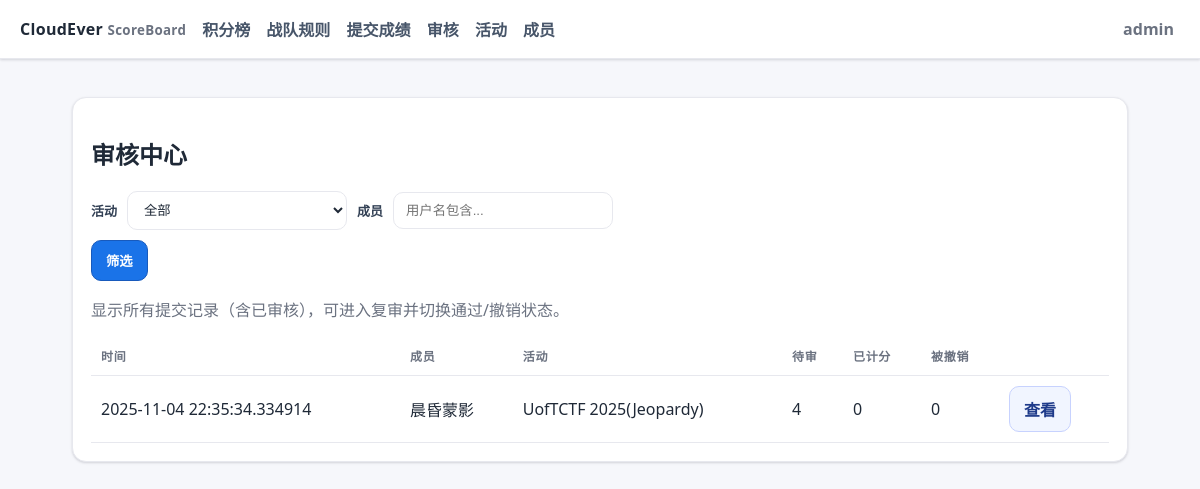
Page /admin/review (signed in) on the committed database.
### ceboard/models.py (models this page shows)
class User(Base):
    __tablename__ = "users"
    id = Column(Integer, primary_key=True)
    username = Column(String, unique=True, nullable=False)
    password_hash = Column(String, nullable=False)
    role = Column(String, default="member")  # 'admin' or 'member'
    team_type = Column(String, default="sub")  # 'main' or 'sub'
    is_active = Column(Boolean, default=True)
    avatar_filename = Column(String, nullable=True)
    submissions = relationship("Submission", back_populates="user")

class SubmissionItem(Base):
    __tablename__ = "submission_items"
    id = Column(Integer, primary_key=True)
    submission_id = Column(Integer, ForeignKey("submissions.id"), nullable=False)
    challenge_id = Column(Integer, ForeignKey("challenges.id"), nullable=False)
    approved = Column(Boolean, default=False)
    revoked = Column(Boolean, default=False)
    created_at = Column(DateTime(timezone=True), default=lambda: datetime.now(TZ))
    submission = relationship("Submission", back_populates="items")
    challenge = relationship("Challenge")

class Submission(Base):
    __tablename__ = "submissions"
    id = Column(Integer, primary_key=True)
    user_id = Column(Integer, ForeignKey("users.id"), nullable=False)
    event_id = Column(Integer, ForeignKey("events.id"), nullable=False)
    created_at = Column(DateTime(timezone=True), default=lambda: datetime.now(TZ))
    wp_url = Column(String, nullable=True)
    wp_md = Column(Text, nullable=True)
    user = relationship("User", back_populates="submissions")
    event = relationship("Event", back_populates="submissions")
    items = relationship("SubmissionItem", back_populates="submission", cascade="all,delete-orphan")

class Event(Base):
    __tablename__ = "events"
    id = Column(Integer, primary_key=True)
    name = Column(String, nullable=False)
    start_time = Column(DateTime(timezone=True))
    end_time = Column(DateTime(timezone=True))
    weight = Column(Float, default=1.0)
    is_reproduction = Column(Boolean, default=False)
    is_active = Column(Boolean, default=True)
    challenges = relationship("Challenge", back_populates="event", cascade="all,delete")
    submissions = relationship("Submission", back_populates="event")

### ceboard/routers/admin.py (the view)
@router.get("/admin/review", response_class=HTMLResponse)
def admin_review_list(request: Request, db = Depends(get_db), current_user = Depends(get_current_user)):
    require_admin(current_user)
    event_id = request.query_params.get("event_id")
    q = (request.query_params.get("q") or "").strip()
    sub_q = db.query(Submission)
    if event_id and event_id.isdigit():
        sub_q = sub_q.filter(Submission.event_id == int(event_id))
    subs = sub_q.all()
    rows = []
    for s in subs:
        if q and s.user and (q.lower() not in s.user.username.lower()):
            continue
        pending = sum(1 for it in s.items if not it.approved)
        ok = sum(1 for it in s.items if it.approved and not it.revoked)
        rev = sum(1 for it in s.items if it.revoked)
        rows.append({
            "sub_id": s.id,
            "created_at": s.created_at,
            "username": s.user.username if s.user else f"uid:{s.user_id}",
            "event_name": s.event.name if s.event else "—",
            "pending": pending,
            "ok": ok,
            "rev": rev,
        })
    rows.sort(key=lambda r: r["created_at"], reverse=True)
    events = db.query(Event).order_by(Event.id.desc()).all()
    eid = int(event_id) if event_id and event_id.isdigit() else None
    return render_template("admin_review.html", title="审核中心", current_user=current_user, rows=rows, events=events, event_id=eid, q=q)

### templates/admin_review.html (shortened to what this page needs)
{% extends 'base.html' %}
{% block content %}
<div class="card">
  <h2>审核中心</h2>
  <div class="row">
    <form class="row" method="get" action="/admin/review">
      <label>活动</label>
      <select name="event_id" style="max-width:220px">
        <option value="">全部</option>
      </select>
      <label>成员</label>
      <input name="q" placeholder="用户名包含..." value="{{ q or '' }}" style="max-width:220px" />
      <button class="btn" type="submit">筛选</button>
    </form>
  </div>
  <p class="muted">显示所有提交记录（含已审核），可进入复审并切换通过/撤销状态。</p>
  <table>
    <thead><tr><th>时间</th><th>成员</th><th>活动</th><th>待审</th><th>已计分</th><th>被撤销</th><th></th></tr></thead>
    <tbody>
    {% for r in rows %}
      <tr>
        <td>{{ r.created_at }}</td>
        <td>{{ r.username }}</td>
        <td>{{ r.event_name }}</td>
        <td>{{ r.pending }}</td>
        <td>{{ r.ok }}</td>
        <td>{{ r.rev }}</td>
        <td><a class="btn secondary" href="/admin/review/{{ r.sub_id }}">查看</a></td>
      </tr>
    {% else %}
      <tr><td colspan="7" class="muted">暂无提交</td></tr>
    {% endfor %}
    </tbody>
  </table>
</div>
{% endblock %}

### templates/base.html (shortened to what this page needs)
<!doctype html>
<html lang="zh-CN">
<head>
</head>
<body>
  <header>
    <div class="brand">CloudEver <small>ScoreBoard</small></div>
    <div class="nav">
  <a href="/">积分榜</a>
      <a href="/rules">战队规则</a>
      <a href="/submit">提交成绩</a>
      {% if current_user and current_user.role == 'admin' %}
        <a href="/admin/review">审核</a>
        <a href="/admin/events">活动</a>
        <a href="/admin/users">成员</a>
      {% endif %}
    </div>
    <div style="margin-left:auto">
      {% if current_user %}
        <div class="user-menu" id="userMenu">
          <div class="user-trigger" id="userTrigger">
            <span class="muted" style="font-weight:600">{{ current_user.username }}</span>
          </div>
        </div>
      {% else %}
        <a class="btn secondary" href="/auth/login">登录</a>
        <a class="btn" style="margin-left:8px" href="/auth/register">注册</a>
      {% endif %}
    </div>
  </header>
  <div class="wrap">
    {% block content %}{% endblock %}
  </div>
</body>
</html>

### templates/base.html (style rules this page uses)
:root { --bg:#f6f7fb; --surface:#ffffff; --border:#e7e8ee; --text:#1f2937; --muted:#6b7280; --accent:#1a73e8; --accent-2:#185abc; --success:#16a34a; --warn:#e11d48; --shadow:0 1px 2px rgba(16,24,40,.06), 0 1px 3px rgba(16,24,40,.1); }
* { box-sizing:border-box }
html,body { height:100% }
body { font-family: ui-sans-serif, system-ui, -apple-system, Segoe UI, Roboto, 'Noto Sans SC', Arial; margin:0; color:var(--text); background:var(--bg); }
header { position:sticky; top:0; z-index:10; display:flex; align-items:center; gap:16px; padding:12px 20px; background:var(--surface); border-bottom:1px solid var(--border); box-shadow: var(--shadow); }
.brand { font-weight:800; letter-spacing:.3px }
.brand small { color:var(--muted); font-weight:600 }
.nav a { margin-right:12px; color:#475569; text-decoration:none; font-weight:600; padding:8px 0 }
.wrap { max-width:1100px; margin:0 auto; padding:24px 22px }
.card { position:relative; margin:14px 0; padding:18px 18px; background:var(--surface); border:1px solid var(--border); border-radius:14px; box-shadow: var(--shadow); }
.row { display:flex; gap:10px; align-items:center; flex-wrap:wrap }
.muted { color:var(--muted) }
a { color:var(--accent); text-decoration:none }
.btn { display:inline-flex; align-items:center; justify-content:center; gap:8px; background:var(--accent); color:#fff; font-weight:700; border:1px solid var(--accent-2); padding:10px 14px; border-radius:10px; cursor:pointer }
.btn.secondary { background:#f1f5ff; color:#1e3a8a; border:1px solid #c7d2fe }
input,select,textarea { width:100%; padding:10px 12px; border-radius:10px; border:1px solid var(--border); background:#fff; color:var(--text) }
label { font-weight:700; font-size:13px; color:#334155 }
table { width:100%; border-collapse:separate; border-spacing:0; background:#fff }
thead th { font-size:12px; text-transform:uppercase; letter-spacing:.06em; color:#6b7280 }
th,td { padding:10px 10px; border-bottom:1px solid var(--border); text-align:left }
.user-menu { position:relative }
.user-trigger { display:flex; align-items:center; gap:8px; padding:6px; border-radius:999px; cursor:pointer }

### rows in the picture
User: username "admin"
SubmissionItem: created_at "2025-11-04 22:35:34.334914", username "晨昏蒙影", event_name "UofTCTF 2025(Jeopardy)", pending "4", ok "0", rev "0"
